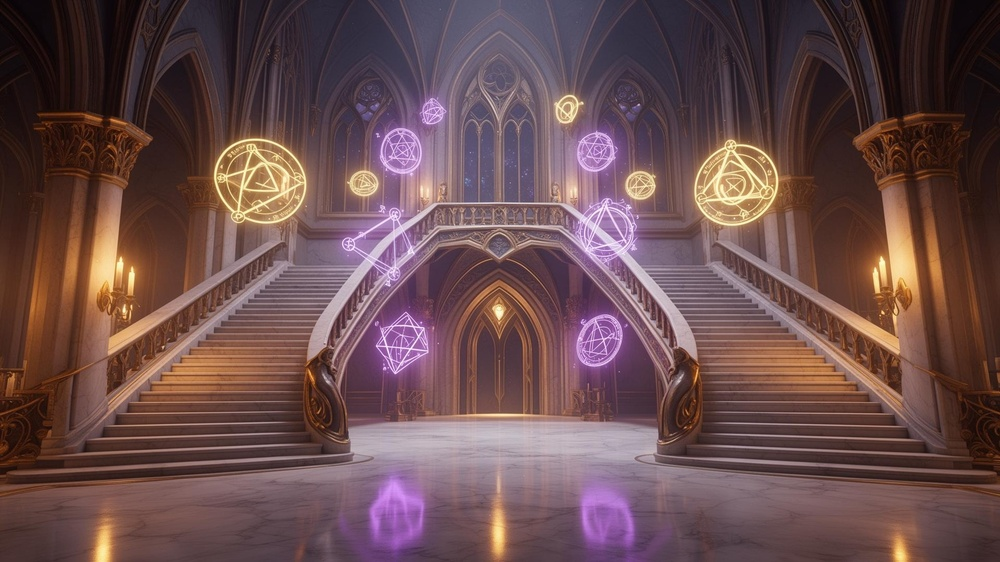
#> input picture src/assets/adventure/staircase-entry.jpg, 1000 x 562 px, shrunk from 1920 x 1080 before the run, given as the content of the folder ../../src/assets/adventure/staircase-entry.jpg, which was not available
$ python make_seamless_surfaces.py ../../src/assets/adventure/staircase-entry.jpg ../../src/assets/adventure/free-billboard-palace.png
#> lines starting #> are read from the running program, lines starting #| are printed output that depends on the picture
"""Authoring-time: make generated interior surface art wrap without a seam.

Edge cross-fade: the last B pixels are faded into the first B, and the tile is
shortened by B, so the right edge continues straight into the left edge (and
bottom into top for floors and ceilings). Walls only wrap horizontally — their
skirting and cornice must stay at the bottom and top.
"""
import sys, glob, os
import numpy as np
from PIL import Image
B = 64
def wrap(a, axis):
    n = a.shape[axis]
    t = np.linspace(0, 1, B, dtype=np.float32)
    shape = [1, 1, 1]; shape[axis] = B; t = t.reshape(shape)
    head = np.take(a, range(0, B), axis=axis)
    tail = np.take(a, range(n - B, n), axis=axis)
    mid = np.take(a, range(B, n - B), axis=axis)
    blended = tail * (1 - t) + head * t
    return np.concatenate([blended, mid], axis=axis)
src, dst = sys.argv[1], sys.argv[2]
os.makedirs(dst, exist_ok=True)
for f in sorted(glob.glob(os.path.join(src, "*.jpg"))):
    name = os.path.basename(f)[:-4]
    a = np.asarray(Image.open(f).convert("RGB")).astype(np.float32)
    a = wrap(a, 1)
#> in wrap, `blended = tail * (1 - t) + head * t`:
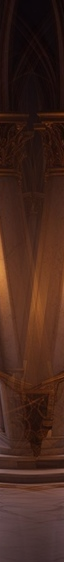
#> blended: shape (562, 64, 3) float32; mean R, G, B 67.8, 38.5, 28.9
#> in wrap, `return np.concatenate([blended, mid], axis=axis)`:
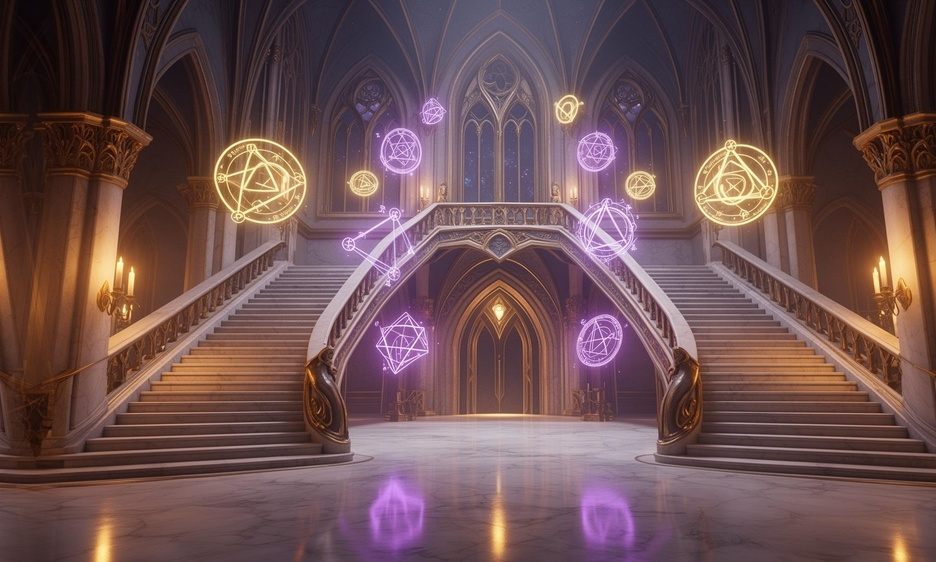
#> returned value: shape (562, 936, 3) float32; mean of channels 0, 1, 2 108.5, 79.5, 81; drawn as R, G, B
    if not name.endswith("-wall"):
        a = wrap(a, 0)
#> call 2 of wrap, with axis = 0
#> in wrap (call 2), `head = np.take(a, range(0, B), axis=axis)`:
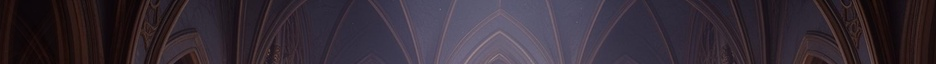
#> head: shape (64, 936, 3) float32; mean R, G, B 54.1, 44.4, 54.6
#> in wrap (call 2), `tail = np.take(a, range(n - B, n), axis=axis)`:
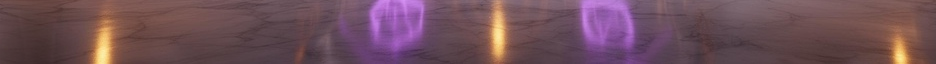
#> tail: shape (64, 936, 3) float32; mean R, G, B 111.1, 79.4, 89.9
#> in wrap (call 2), `mid = np.take(a, range(B, n - B), axis=axis)`:
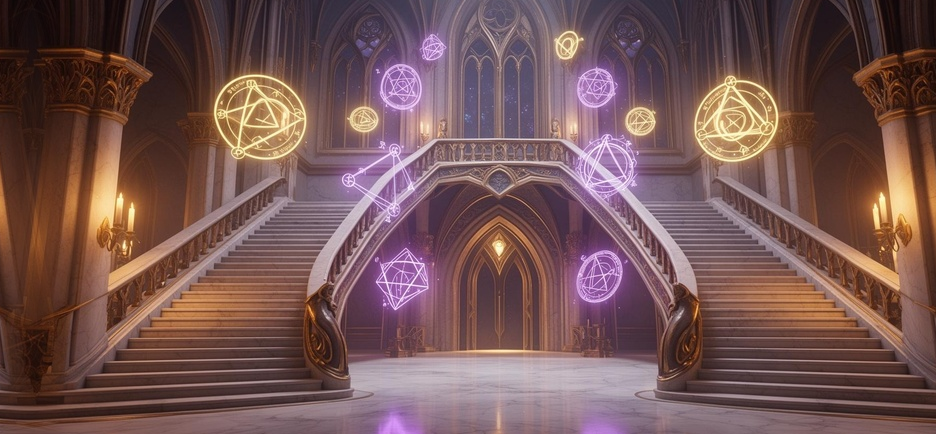
#> mid: shape (434, 936, 3) float32; mean R, G, B 116.1, 84.7, 83.6
#> in wrap (call 2), `blended = tail * (1 - t) + head * t`:
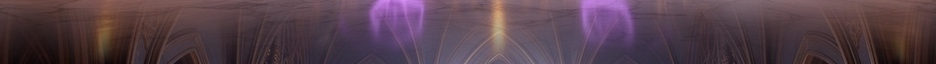
#> blended: shape (64, 936, 3) float32; mean R, G, B 86.5, 64.7, 75.8
#> in wrap (call 2), `return np.concatenate([blended, mid], axis=axis)`:
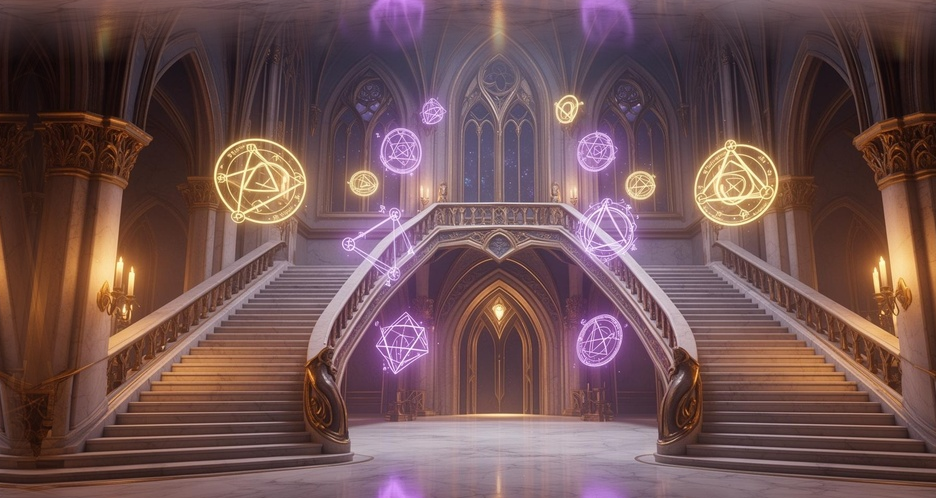
#> returned value: shape (498, 936, 3) float32; mean of channels 0, 1, 2 112.3, 82.1, 82.6; drawn as R, G, B
    im = Image.fromarray(a.round().clip(0, 255).astype(np.uint8))
    im.save(os.path.join(dst, name + ".webp"), "WEBP", quality=84, method=6)
    print(name, im.size, os.path.getsize(os.path.join(dst, name + ".webp")))
#| staircase-entry (936, 498) 66468
